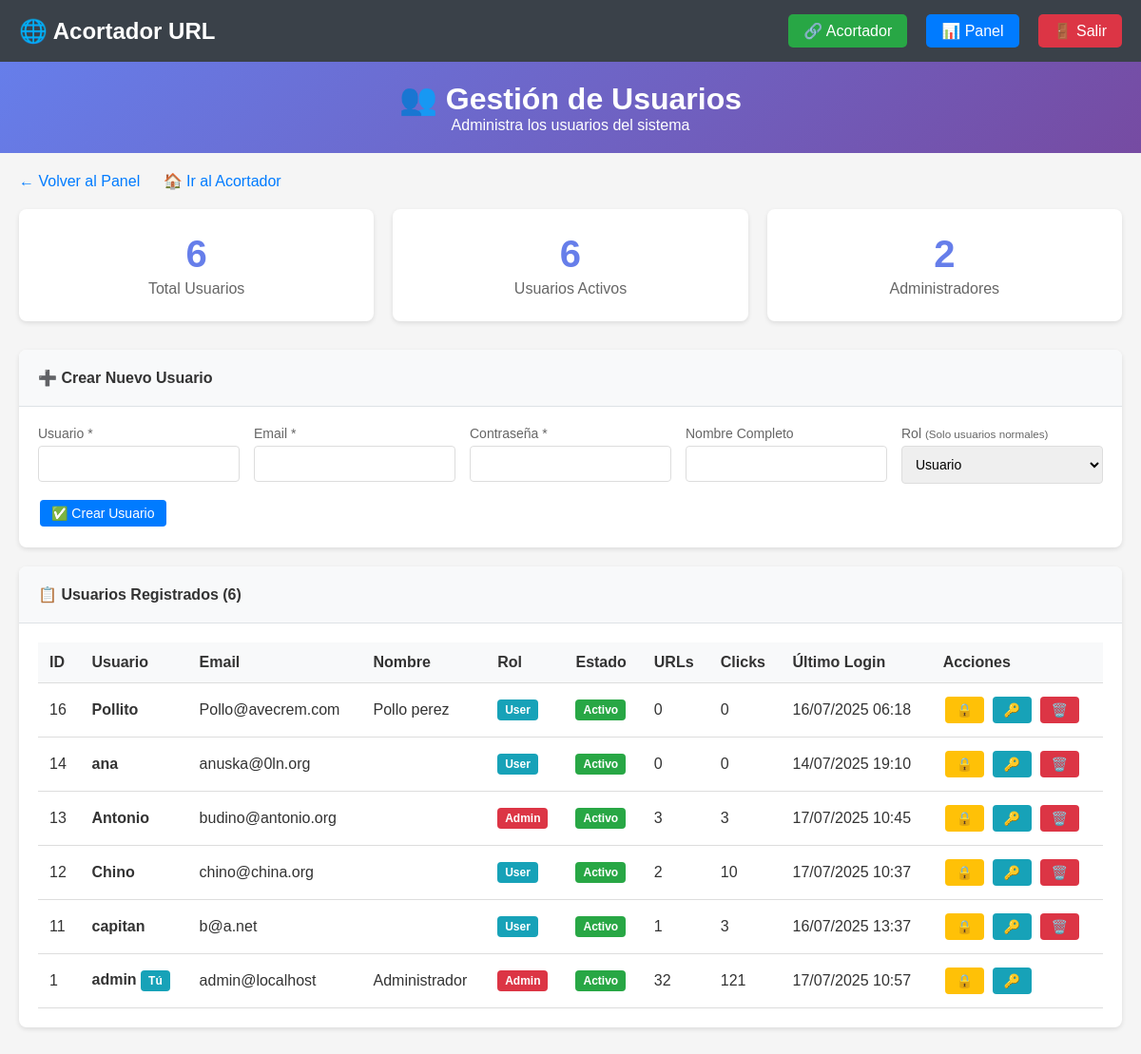
/admin/usuarios.php (signed in), run on the app's committed database.
### tables this page shows
CREATE TABLE `users` (
  `id` int NOT NULL,
  `username` varchar(50) NOT NULL,
  `email` varchar(100) NOT NULL,
  `password` varchar(255) NOT NULL,
  `full_name` varchar(100) NOT NULL,
  `status` enum('active','banned','pending') DEFAULT 'active',
  `role` enum('user','admin') DEFAULT 'user',
  `created_at` timestamp NULL DEFAULT CURRENT_TIMESTAMP,
  `updated_at` timestamp NULL DEFAULT CURRENT_TIMESTAMP ON UPDATE CURRENT_TIMESTAMP,
  `last_login` timestamp NULL DEFAULT NULL,
  `email_verified` tinyint(1) DEFAULT '0',
  `verification_token` varchar(255) DEFAULT NULL,
  `password_reset_token` varchar(255) DEFAULT NULL,
  `password_reset_expires` timestamp NULL DEFAULT NULL,
  `banned_reason` text,
  `banned_at` timestamp NULL DEFAULT NULL,
  `banned_by` int DEFAULT NULL,
  `failed_login_attempts` int DEFAULT '0',
  `locked_until` timestamp NULL DEFAULT NULL,
  `is_active` tinyint(1) DEFAULT '1'
);

### admin/usuarios.php (the view, shortened to what this page needs)
<?php
$is_super_admin = ($_SESSION['username'] === ADMIN_USERNAME);
try {
    $db = new PDO("mysql:host=" . DB_HOST . ";dbname=" . DB_NAME, DB_USER, DB_PASS);
    $db->setAttribute(PDO::ATTR_ERRMODE, PDO::ERRMODE_EXCEPTION);
} catch(PDOException $e) {
    die("Error de conexión: " . $e->getMessage());
}
$query = "SELECT u.*,
          COUNT(DISTINCT urls.id) as total_urls,
          COALESCE(SUM(urls.clicks), 0) as total_clicks,
          (SELECT CONCAT(changed_by_user.username, ' el ', DATE_FORMAT(al.changed_at, '%d/%m/%Y %H:%i'))
           FROM user_audit_log al
           LEFT JOIN users changed_by_user ON al.changed_by = changed_by_user.id
           WHERE al.user_id = u.id AND al.action = 'role_change'
           ORDER BY al.changed_at DESC
           LIMIT 1) as last_role_change
          FROM users u
          LEFT JOIN urls ON urls.user_id = u.id
          GROUP BY u.id
          ORDER BY u.created_at DESC";
$stmt = $db->query($query);
$users = $stmt->fetchAll(PDO::FETCH_ASSOC);
$stats = [];
$stats['total_users'] = $db->query("SELECT COUNT(*) FROM users")->fetchColumn();
$stats['active_users'] = $db->query("SELECT COUNT(*) FROM users WHERE status = 'active'")->fetchColumn();
$stats['admin_users'] = $db->query("SELECT COUNT(*) FROM users WHERE role = 'admin'")->fetchColumn();
?>
<!DOCTYPE html>
<html lang="es">
<head>
</head>
<body>
    <div class="simple-menu">
        <div class="simple-menu-container">
            <div class="menu-title">
                🌐 Acortador URL
            </div>
            <div class="menu-links">
                <a href="../" class="btn-acortador">🔗 Acortador</a>
                <a href="panel_simple.php" class="btn-panel">📊 Panel</a>
                <a href="logout.php" class="btn-salir">🚪 Salir</a>
            </div>
        </div>
    </div>
    <div class="header">
        <h1>👥 Gestión de Usuarios</h1>
        <p>Administra los usuarios del sistema</p>
    </div>
    <div class="container">
        <div class="back-links">
            <a href="panel_simple.php">← Volver al Panel</a>
            <a href="../">🏠 Ir al Acortador</a>
        </div>
        <div class="stats-grid">
            <div class="stat-card">
                <div class="stat-number"><?php echo $stats['total_users']; ?></div>
                <div class="stat-label">Total Usuarios</div>
            </div>
            <div class="stat-card">
                <div class="stat-number"><?php echo $stats['active_users']; ?></div>
                <div class="stat-label">Usuarios Activos</div>
            </div>
            <div class="stat-card">
                <div class="stat-number"><?php echo $stats['admin_users']; ?></div>
                <div class="stat-label">Administradores</div>
            </div>
        </div>
        <div class="card">
            <div class="card-header">
                ➕ Crear Nuevo Usuario
            </div>
            <div class="card-body">
                <form method="POST">
                    <div class="form-grid">
                        <div class="form-group">
                            <label>Usuario *</label>
                            <input type="text" class="form-control" name="username" required>
                        </div>
                        <div class="form-group">
                            <label>Email *</label>
                            <input type="email" class="form-control" name="email" required>
                        </div>
                        <div class="form-group">
                            <label>Contraseña *</label>
                            <input type="password" class="form-control" name="password" required minlength="6">
                        </div>
                        <div class="form-group">
                            <label>Nombre Completo</label>
                            <input type="text" class="form-control" name="full_name">
                        </div>
                        <div class="form-group">
                            <label>Rol <?php echo !$is_super_admin ? '<small>(Solo usuarios normales)</small>' : ''; ?></label>
                            <select class="form-control" name="role">
                                <option value="user">Usuario</option>
                            </select>
                        </div>
                    </div>
                    <button type="submit" class="btn btn-primary">
                        ✅ Crear Usuario
                    </button>
                </form>
            </div>
        </div>
        <div class="card">
            <div class="card-header">
                📋 Usuarios Registrados (<?php echo count($users); ?>)
            </div>
            <div class="card-body">
                <div class="overflow-x">
                    <table>
                        <thead>
                            <tr>
                                <th>ID</th>
                                <th>Usuario</th>
                                <th>Email</th>
                                <th>Nombre</th>
                                <th>Rol</th>
                                <th>Estado</th>
                                <th>URLs</th>
                                <th>Clicks</th>
                                <th>Último Login</th>
                                <th>Acciones</th>
                            </tr>
                        </thead>
                        <tbody>
                            <?php foreach ($users as $user): ?>
                            <?php $is_this_super_admin = ($user['username'] === ADMIN_USERNAME); ?>
                            <tr>
                                <td><?php echo $user['id']; ?></td>
                                <td>
                                    <strong><?php echo htmlspecialchars($user['username']); ?></strong>
                                    <?php if ($user['id'] == $_SESSION['user_id']): ?>
                                        <span class="badge badge-info">Tú</span>
                                    <?php endif; ?>
                                </td>
                                <td><?php echo htmlspecialchars($user['email']); ?></td>
                                <td><?php echo htmlspecialchars($user['full_name'] ?? '-'); ?></td>
                                <td>
                                    <?php if ($is_super_admin && !$is_this_super_admin && $user['id'] != $_SESSION['user_id']): ?>
                                        <form method="POST" class="role-change-form">
                                            <input type="hidden" name="action" value="change_role">
                                            <input type="hidden" name="user_id" value="<?php echo $user['id']; ?>">
                                            <select name="new_role" class="role-select" onchange="this.form.submit()">
                                                <option value="user" <?php echo $user['role'] === 'user' ? 'selected' : ''; ?>>Usuario</option>
                                                <option value="admin" <?php echo $user['role'] === 'admin' ? 'selected' : ''; ?>>Admin</option>
                                            </select>
                                        </form>
                                        <?php if (!empty($user['last_role_change'])): ?>
                                            <div class="audit-info">
                                                Cambiado por <?php echo htmlspecialchars($user['last_role_change']); ?>
                                            </div>
                                        <?php endif; ?>
                                    <?php else: ?>
                                        <span class="badge badge-<?php echo $user['role'] === 'admin' ? 'danger' : 'info'; ?>">
                                            <?php echo ucfirst($user['role']); ?>
                                        </span>
                                    <?php endif; ?>
                                </td>
                                <td>
                                    <?php
                                    $statusColors = [
                                        'active' => 'success',
                                        'banned' => 'danger',
                                        'pending' => 'warning'
                                    ];
                                    $statusText = [
                                        'active' => 'Activo',
                                        'banned' => 'Baneado',
                                        'pending' => 'Pendiente'
                                    ];
                                    ?>
                                    <span class="badge badge-<?php echo $statusColors[$user['status']] ?? 'secondary'; ?>">
                                        <?php echo $statusText[$user['status']] ?? $user['status']; ?>
                                    </span>
                                </td>
                                <td><?php echo $user['total_urls']; ?></td>
                                <td><?php echo $user['total_clicks']; ?></td>
                                <td>
                                    <?php
                                    if ($user['last_login']) {
                                        echo date('d/m/Y H:i', strtotime($user['last_login']));
                                    } else {
                                        echo '<span style="color: #999;">Nunca</span>';
                                    }
                                    ?>
                                </td>
                                <td>
                                    <form method="POST" style="display: inline;">
                                        <button type="submit" class="btn btn-warning" title="Cambiar estado">
                                            <?php echo $user['status'] == 'active' ? '🔒' : '🔓'; ?>
                                        </button>
                                    </form>
                                    <button type="button" class="btn btn-info"
                                            onclick="showPasswordForm(<?php echo $user['id']; ?>)">
                                        🔑
                                    </button>
                                    <?php if ($user['id'] != $_SESSION['user_id'] && !$is_this_super_admin): ?>
                                    <form method="POST" style="display: inline;"
                                          onsubmit="return confirm('¿Eliminar usuario <?php echo htmlspecialchars($user['username']); ?>?');">
                                        <button type="submit" class="btn btn-danger">
                                            🗑️
                                        </button>
                                    </form>
                                    <?php endif; ?>
                                </td>
                            </tr>
                            <?php endforeach; ?>
                        </tbody>
                    </table>
                </div>
            </div>
        </div>
    </div>
</body>
</html>

### admin/usuarios.php (style rules this page uses)
* { margin: 0; padding: 0; box-sizing: border-box; }
body { font-family: Arial, sans-serif; background: #f5f5f5; color: #333; }
.header { background: linear-gradient(135deg, #667eea 0%, #764ba2 100%); color: white; padding: 20px; text-align: center; position: relative; }
.header h1 { margin: 0; }
.container { max-width: 1200px; margin: 0 auto; padding: 20px; }
.stats-grid { display: grid; grid-template-columns: repeat(auto-fit, minmax(250px, 1fr)); gap: 20px; margin-bottom: 30px; }
.stat-card { background: white; padding: 25px; border-radius: 8px; text-align: center; box-shadow: 0 2px 5px rgba(0,0,0,0.1); transition: transform 0.3s; }
.stat-number { font-size: 2.5em; font-weight: bold; color: #667eea; }
.stat-label { color: #666; margin-top: 5px; }
.card { background: white; border-radius: 8px; box-shadow: 0 2px 5px rgba(0,0,0,0.1); overflow: hidden; margin-bottom: 20px; }
.card-header { background: #f8f9fa; padding: 20px; border-bottom: 1px solid #dee2e6; font-weight: bold; }
.card-body { padding: 20px; }
table { width: 100%; border-collapse: collapse; }
th, td { padding: 12px; text-align: left; border-bottom: 1px solid #ddd; }
th { background: #f8f9fa; font-weight: bold; }
.btn { padding: 6px 12px; border: none; border-radius: 4px; cursor: pointer; font-size: 14px; text-decoration: none; display: inline-block; margin: 2px; }
.btn-primary { background: #007bff; color: white; }
.btn-danger { background: #dc3545; color: white; }
.btn-warning { background: #ffc107; color: #212529; }
.btn-info { background: #17a2b8; color: white; }
.form-grid { display: grid; grid-template-columns: repeat(auto-fit, minmax(200px, 1fr)); gap: 15px; margin-bottom: 15px; }
.form-group { display: flex; flex-direction: column; }
.form-group label { margin-bottom: 5px; color: #666; font-size: 14px; }
.form-control { padding: 10px; border: 1px solid #ddd; border-radius: 4px; font-size: 14px; }
.badge { display: inline-block; padding: 4px 8px; border-radius: 4px; font-size: 12px; font-weight: bold; }
.badge-success { background: #28a745; color: white; }
.badge-danger { background: #dc3545; color: white; }
.badge-info { background: #17a2b8; color: white; }
.back-links { margin-bottom: 20px; }
.back-links a { color: #007bff; text-decoration: none; margin-right: 20px; }
.overflow-x { overflow-x: auto; }
.simple-menu { background-color: #3a4149; padding: 15px 0; color: white; }
.simple-menu-container { max-width: 1200px; margin: 0 auto; padding: 0 20px; display: flex; justify-content: space-between; align-items: center; }
.menu-title { font-size: 1.5em; font-weight: bold; display: flex; align-items: center; gap: 10px; }
.menu-links { display: flex; gap: 20px; }
.menu-links a { color: white; text-decoration: none; padding: 8px 16px; border-radius: 5px; transition: background 0.3s; }
.menu-links .btn-acortador { background: #28a745; }
.menu-links .btn-panel { background: #007bff; }
.menu-links .btn-salir { background: #dc3545; }

### data on the page
users: id "16", username "Pollito", email "Pollo@avecrem.com", full_name "Pollo perez", role "User", status "Activo", total_urls "0", total_clicks "0", last_login "16/07/2025 06:18"
users: id "14", username "ana", email "anuska@0ln.org", role "User", status "Activo", total_urls "0", total_clicks "0", last_login "14/07/2025 19:10"
users: id "13", username "Antonio", email "budino@antonio.org", role "Admin", status "Activo", total_urls "3", total_clicks "3", last_login "17/07/2025 10:45"
users: id "12", username "Chino", email "chino@china.org", role "User", status "Activo", total_urls "2", total_clicks "10", last_login "17/07/2025 10:37"
users: id "11", username "capitan", email "b@a.net", role "User", status "Activo", total_urls "1", total_clicks "3", last_login "16/07/2025 13:37"
users: id "1", username "admin", shows "Tú", email "admin@localhost", full_name "Administrador", role "Admin", status "Activo", total_urls "32", total_clicks "121", last_login "17/07/2025 10:57"

### other printed values
$stats['total_users'] "6"
$stats['active_users'] "6"
$stats['admin_users'] "2"
count($users) "6"
